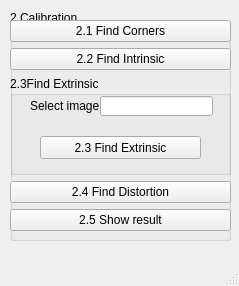
<?xml version="1.0" encoding="UTF-8"?>
<ui version="4.0">
 <class>MainWindow</class>
 <widget class="QMainWindow" name="MainWindow">
  <property name="geometry">
   <rect>
    <x>0</x>
    <y>0</y>
    <width>239</width>
    <height>286</height>
   </rect>
  </property>
  <property name="windowTitle">
   <string>MainWindow</string>
  </property>
  <widget class="QWidget" name="centralwidget">
   <widget class="QGroupBox" name="groupBox">
    <property name="geometry">
     <rect>
      <x>10</x>
      <y>10</y>
      <width>221</width>
      <height>231</height>
     </rect>
    </property>
    <property name="title">
     <string>2.Calibration</string>
    </property>
    <widget class="QWidget" name="verticalLayoutWidget">
     <property name="geometry">
      <rect>
       <x>0</x>
       <y>10</y>
       <width>221</width>
       <height>211</height>
      </rect>
     </property>
     <layout class="QVBoxLayout" name="verticalLayout">
      <item>
       <widget class="QPushButton" name="pushButton_2_1">
        <property name="text">
         <string>2.1 Find Corners</string>
        </property>
       </widget>
      </item>
      <item>
       <widget class="QPushButton" name="pushButton_2_2">
        <property name="text">
         <string>2.2 Find Intrinsic</string>
        </property>
       </widget>
      </item>
      <item>
       <widget class="QGroupBox" name="groupBox_2">
        <property name="title">
         <string>2.3Find Extrinsic</string>
        </property>
        <widget class="QLabel" name="label">
         <property name="geometry">
          <rect>
           <x>20</x>
           <y>20</y>
           <width>71</width>
           <height>20</height>
          </rect>
         </property>
         <property name="text">
          <string>Select image:</string>
         </property>
        </widget>
        <widget class="QLineEdit" name="lineEdit">
         <property name="geometry">
          <rect>
           <x>90</x>
           <y>20</y>
           <width>113</width>
           <height>20</height>
          </rect>
         </property>
        </widget>
        <widget class="QPushButton" name="pushButton_2_3">
         <property name="geometry">
          <rect>
           <x>30</x>
           <y>60</y>
           <width>161</width>
           <height>23</height>
          </rect>
         </property>
         <property name="text">
          <string>2.3 Find Extrinsic</string>
         </property>
        </widget>
       </widget>
      </item>
      <item>
       <widget class="QPushButton" name="pushButton_2_4">
        <property name="text">
         <string>2.4 Find Distortion</string>
        </property>
       </widget>
      </item>
      <item>
       <widget class="QPushButton" name="pushButton_2_5">
        <property name="text">
         <string>2.5 Show result</string>
        </property>
       </widget>
      </item>
     </layout>
    </widget>
   </widget>
  </widget>
  <widget class="QMenuBar" name="menubar">
   <property name="geometry">
    <rect>
     <x>0</x>
     <y>0</y>
     <width>239</width>
     <height>21</height>
    </rect>
   </property>
  </widget>
  <widget class="QStatusBar" name="statusbar"/>
 </widget>
 <resources/>
 <connections/>
</ui>
